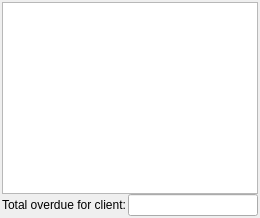
               <widget class="QWidget" name="tab_4">
                <attribute name="title">
                 <string>Client overdue pays</string>
                </attribute>
                <layout class="QVBoxLayout" name="layoutClientOverduePaysUtility">
                 <property name="spacing">
                  <number>0</number>
                 </property>
                 <property name="leftMargin">
                  <number>2</number>
                 </property>
                 <property name="topMargin">
                  <number>2</number>
                 </property>
                 <property name="rightMargin">
                  <number>2</number>
                 </property>
                 <property name="bottomMargin">
                  <number>2</number>
                 </property>
                 <item>
                  <widget class="vmListWidget" name="paysOverdueClientList"/>
                 </item>
                 <item>
                  <layout class="QHBoxLayout" name="horizontalLayout_15">
                   <property name="spacing">
                    <number>2</number>
                   </property>
                   <item>
                    <widget class="QLabel" name="lblClientPayOverdueTotals">
                     <property name="text">
                      <string>Total overdue for client:</string>
                     </property>
                     <property name="textFormat">
                      <enum>Qt::PlainText</enum>
                     </property>
                    </widget>
                   </item>
                   <item>
                    <widget class="vmLineEdit" name="txtClientPayOverdueTotals"/>
                   </item>
                  </layout>
                 </item>
                </layout>
               </widget>
